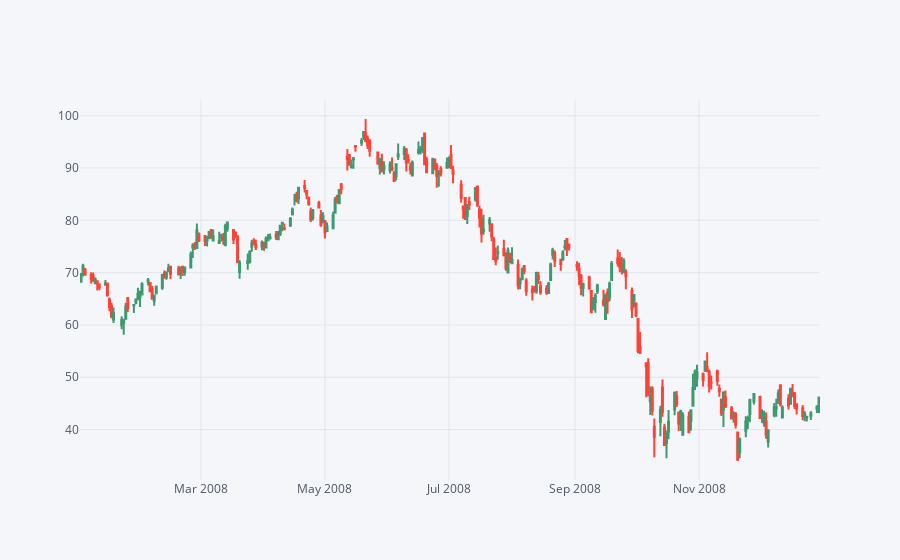

Notebook code cell kept with this figure:
### Code cell
encana[['Open','High','Low','Close']].ix['2008-01-01':'2008-12-30'].iplot(kind='candle')

### Figure 1 — Plotly figure (JSON) as saved in the notebook; plotly's stock layout.template omitted (floating-point values rounded to 4 significant figures; data arrays with more than 128 entries replaced by an {"elided": "..."} marker saying what was removed)
{"data": [{"close": {"elided": "252 float values"}, "high": {"elided": "252 float values"}, "low": {"elided": "252 float values"}, "open": {"elided": "252 float values"}, "showlegend": false, "type": "candlestick", "x": {"elided": "252 str values"}, "yaxis": "y2"}], "layout": {"legend": {"bgcolor": "#F5F6F9", "font": {"color": "#4D5663"}}, "paper_bgcolor": "#F5F6F9", "plot_bgcolor": "#F5F6F9", "title": {"font": {"color": "#4D5663"}}, "xaxis": {"gridcolor": "#E1E5ED", "rangeslider": {"visible": false}, "showgrid": true, "tickfont": {"color": "#4D5663"}, "title": {"font": {"color": "#4D5663"}, "text": ""}, "zerolinecolor": "#E1E5ED"}, "yaxis": {"gridcolor": "#E1E5ED", "showgrid": true, "showticklabels": false, "tickfont": {"color": "#4D5663"}, "title": {"font": {"color": "#4D5663"}, "text": ""}, "zerolinecolor": "#E1E5ED"}, "yaxis2": {"gridcolor": "#E1E5ED", "showgrid": true, "tickfont": {"color": "#4D5663"}, "title": {"font": {"color": "#4D5663"}, "text": ""}, "zerolinecolor": "#E1E5ED"}}}
